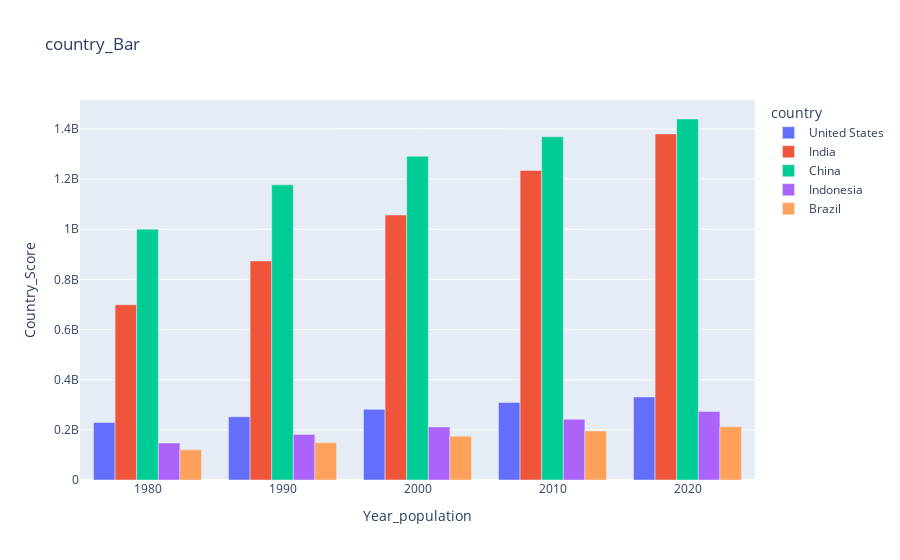

Notebook cell for this chart:
### Code cell
fig = px.bar(df_five,title='country_Bar',labels={ 'year': 'Year_population',
                                                 'value':'Country_Score'},barmode='group')
               
fig.show()

### Figure 1 — Plotly figure (JSON) as saved in the notebook; plotly's stock layout.template omitted (floating-point values rounded to 4 significant figures)
{"data": [{"alignmentgroup": "True", "hovertemplate": "country=United States<br>Year_population=%{x}<br>Country_Score=%{y}<extra></extra>", "legendgroup": "United States", "marker": {"color": "#636efa", "pattern": {"shape": ""}}, "name": "United States", "offsetgroup": "United States", "orientation": "v", "showlegend": true, "textposition": "auto", "type": "bar", "x": [1980, 1990, 2000, 2010, 2020], "xaxis": "x", "y": [229476354, 252120309, 281710909, 309011475, 331002651], "yaxis": "y"}, {"alignmentgroup": "True", "hovertemplate": "country=India<br>Year_population=%{x}<br>Country_Score=%{y}<extra></extra>", "legendgroup": "India", "marker": {"color": "#EF553B", "pattern": {"shape": ""}}, "name": "India", "offsetgroup": "India", "orientation": "v", "showlegend": true, "textposition": "auto", "type": "bar", "x": [1980, 1990, 2000, 2010, 2020], "xaxis": "x", "y": [698952844, 873277798, 1056575549, 1234281170, 1380004385], "yaxis": "y"}, {"alignmentgroup": "True", "hovertemplate": "country=China<br>Year_population=%{x}<br>Country_Score=%{y}<extra></extra>", "legendgroup": "China", "marker": {"color": "#00cc96", "pattern": {"shape": ""}}, "name": "China", "offsetgroup": "China", "orientation": "v", "showlegend": true, "textposition": "auto", "type": "bar", "x": [1980, 1990, 2000, 2010, 2020], "xaxis": "x", "y": [1000089235, 1176883674, 1290550765, 1368810615, 1439323776], "yaxis": "y"}, {"alignmentgroup": "True", "hovertemplate": "country=Indonesia<br>Year_population=%{x}<br>Country_Score=%{y}<extra></extra>", "legendgroup": "Indonesia", "marker": {"color": "#ab63fa", "pattern": {"shape": ""}}, "name": "Indonesia", "offsetgroup": "Indonesia", "orientation": "v", "showlegend": true, "textposition": "auto", "type": "bar", "x": [1980, 1990, 2000, 2010, 2020], "xaxis": "x", "y": [147447836, 181413402, 211513823, 241834215, 273523615], "yaxis": "y"}, {"alignmentgroup": "True", "hovertemplate": "country=Brazil<br>Year_population=%{x}<br>Country_Score=%{y}<extra></extra>", "legendgroup": "Brazil", "marker": {"color": "#FFA15A", "pattern": {"shape": ""}}, "name": "Brazil", "offsetgroup": "Brazil", "orientation": "v", "showlegend": true, "textposition": "auto", "type": "bar", "x": [1980, 1990, 2000, 2010, 2020], "xaxis": "x", "y": [120694009, 149003223, 174790340, 195713635, 212559417], "yaxis": "y"}], "layout": {"barmode": "group", "legend": {"title": {"text": "country"}, "tracegroupgap": 0}, "title": {"text": "country_Bar"}, "xaxis": {"anchor": "y", "domain": [0, 1], "title": {"text": "Year_population"}}, "yaxis": {"anchor": "x", "domain": [0, 1], "title": {"text": "Country_Score"}}}}
